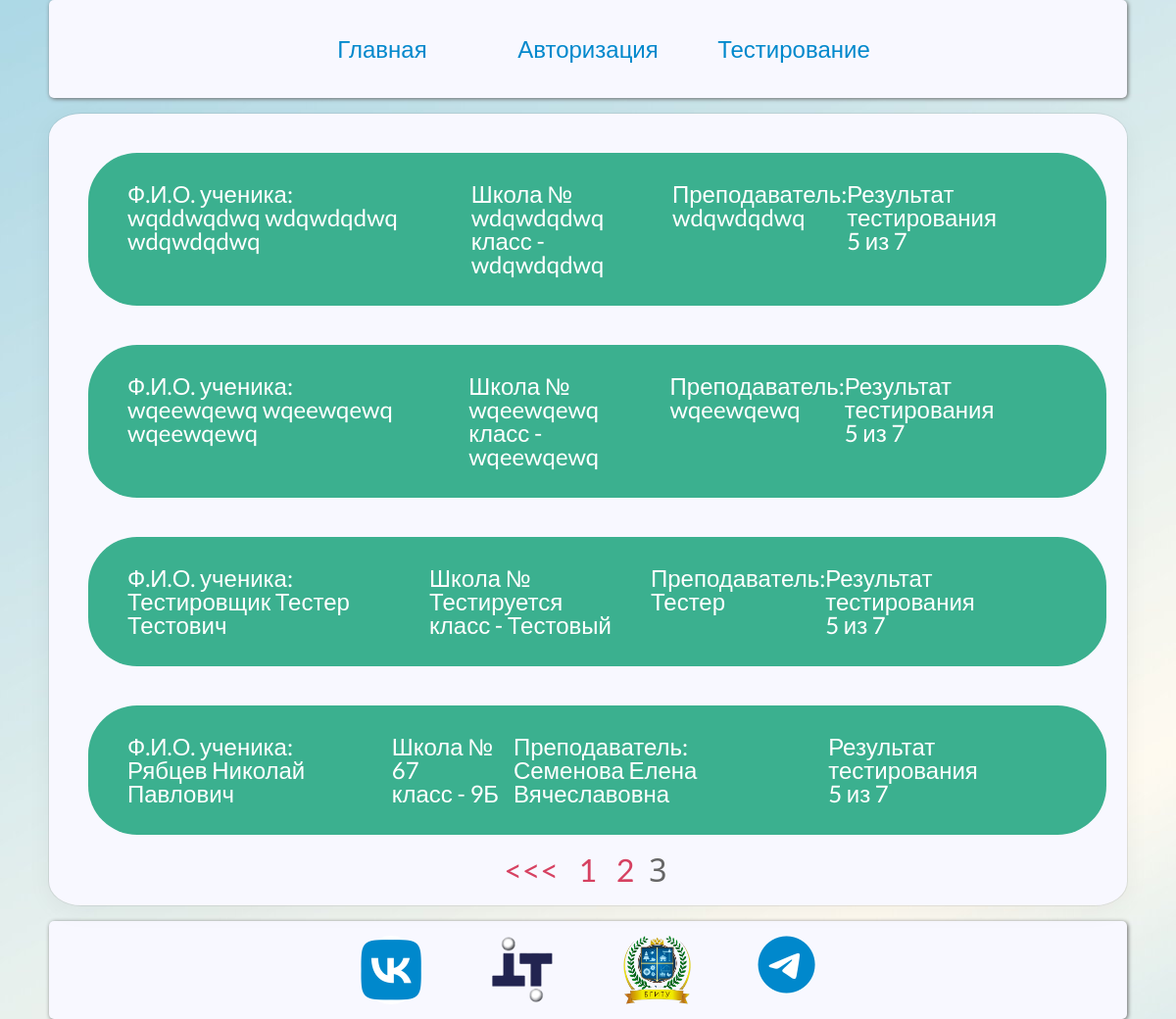
/admin/test_result?page=3 (signed in), run on the app's committed database.
### app/models.py (models this page shows, shortened)
class Test_result(db.Model):
    __tablename__ = 'test_result'
    id = db.Column(db.Integer, primary_key=True)
    test = db.Column(db.Integer, db.ForeignKey('test.id'), nullable=True)
    user = db.Column(db.Integer, db.ForeignKey('user.id'), nullable=True)
    grade = db.Column(db.Integer)
    date_time = db.Column(db.DateTime)

class User(UserMixin, db.Model):
    __tablename__ = 'user'
    id = db.Column(db.Integer, primary_key=True)
    surname = db.Column(db.String(50), nullable=False)
    name = db.Column(db.String(50), nullable=False)
    patronomyc = db.Column(db.String(50), nullable=True)
    school = db.Column(db.String(120), nullable=False)
    s_class = db.Column(db.String(10), nullable=False)
    s_teacher = db.Column(db.String(60), nullable=False)
    login = db.Column(db.String(40), nullable=False)
    password = db.Column(db.String(128), nullable=False)
    usertype = db.Column(db.String(20),nullable= False)

### app/routes.py (the view)
@app.route('/admin/test_result')
def test_result():
    user = User.query.filter_by(id=current_user.id).first()
    page = request.args.get('page', 1, type=int)
    pagination = db.session.query(Test_result.user, Test_result.grade, Test_result.date_time, User.name, User.surname,
                                  User.patronomyc, User.school, User.s_class, User.s_teacher).filter(
        Test_result.user == User.id).filter(Test_result.test == Test.id).order_by(Test_result.user.desc()).paginate(
        page=page, per_page=5)
    if user.usertype == "Администратор":
        return render_template('test_result.html',pagination=pagination,title="Просмотр результатов")
    elif user.usertype == "Пользователь":
        return redirect(url_for('test_9c'))

### app/routes.py (called while the page is built)
@Login_Manager.user_loader
def load_user(user_id):
    return User.query.get(int(user_id))

### app/templates/test_result.html (shortened to what this page needs)
{% extends "base.html" %}
{% block content %}
    <div class="result_wrapper">
        {% for i in pagination.items %}
            <div class="res-item">
                <p>Ф.И.О. ученика: <br>{{ i.surname }} {{ i.name }} {{ i.patronomyc }}</p>
                <p>Школа № {{ i.school }} <br> класс - {{ i.s_class }}</p>
                <p>Преподаватель: <br>{{ i.s_teacher }}</p>
                <p>Результат тестирования <br> {{ i.grade }} из 7
                </p>
            </div>
        {% endfor %}
        <div class="pagination">
            {% if pagination.has_prev %}
                <span>
            <a class='page-number' href="{{ url_for('.test_result', page=pagination.prev_num) }}">
                {{ '<<<' }}
            </a>
        </span>
            {% endif %}
            {% for number in pagination.iter_pages() %}
                {% if pagination.page != number %}
                    <span>
                    <a class='page-number'
                       href="{{ url_for('.test_result', page=number) }}">
                    {{ number }}
                    </a>
            </span>
                {% else %}
                    <span class='current-page-number'>{{ number }}</span>
                {% endif %}
            {% endfor %}
        </div>
    </div>
{% endblock %}

### app/static/css/styles.css (style rules this page uses)
*, *:before, *:after { box-sizing: border-box; margin: 0px; padding: 0px; }
p, a, li { font-family: 'Lato', sans-serif; }
body { background-image: url(../images/bg_main.jpg); background-attachment: fixed; }
html, body, div, span, h1, p, ul, li { margin: 0; padding: 0; border: 0; vertical-align: baseline; }
html, body, .wrap { height: 100%; line-height: 1; }
.pagination { width: 100%; margin: 0 auto; display: flex; justify-content: center; }
.pagination span { font-size: 2em; margin-right: 10px; }
.page-number { color: #d64161; padding: 5px; text-decoration: none; }
.current-page-number { color: #666 }
.result_wrapper { max-width: 100%; position: relative; margin: 1em auto 0 auto; min-height: 767px; display: flex; flex-direction: column; justify-content: center; justify-items: center; background-color: #F8F8FF; border-radius: 3%; padding: 20px; box-shadow: rgba(0, 0, 0, 0.05) 0px 6px 24px 0px, rgba(0, 0, 0, 0.08) 0px 0px 0px 1px; }
.res-item { width: 98%; background-color: #3BB08F; border-radius: 50px; padding: 30px 40px; margin: 20px 20px; font-size: 24px; color: white; display: flex; justify-content: space-evenly; }

### data on the page
Test_result: surname "wqddwqdwq", name "wdqwdqdwq", patronomyc "wdqwdqdwq", school "wdqwdqdwq", s_class "wdqwdqdwq", s_teacher "wdqwdqdwq", grade "5"
Test_result: surname "wqeewqewq", name "wqeewqewq", patronomyc "wqeewqewq", school "wqeewqewq", s_class "wqeewqewq", s_teacher "wqeewqewq", grade "5"
Test_result: surname "Тестировщик", name "Тестер", patronomyc "Тестович", school "Тестируется", s_class "Тестовый", s_teacher "Тестер", grade "5"
Test_result: surname "Рябцев", name "Николай", patronomyc "Павлович", school "67", s_class "9Б", s_teacher "Семенова Елена Вячеславовна", grade "5"

### other printed values
{{ '<<<' }} "<<<"
{{ number }} "1" "2"
{{ number }} "3"
